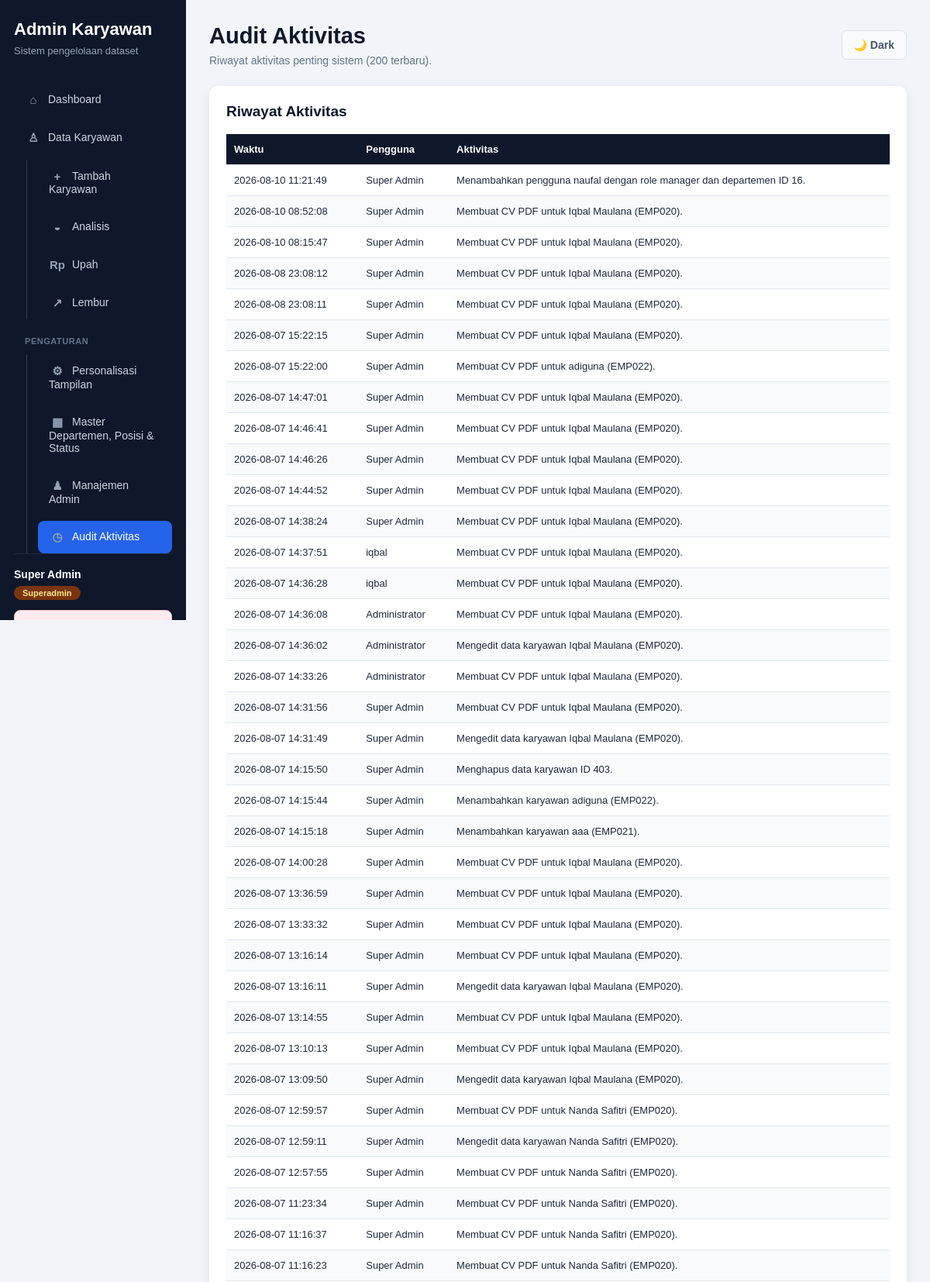
/Dashboard/audit-aktivitas.php (signed in, upper part), run on the app's committed database.
### tables this page shows
CREATE TABLE `audit_aktivitas` (
  `id` bigint unsigned NOT NULL AUTO_INCREMENT,
  `user_id` int DEFAULT NULL,
  `aktivitas` varchar(255) NOT NULL,
  `dibuat_pada` timestamp NULL DEFAULT CURRENT_TIMESTAMP,
  PRIMARY KEY (`id`)
);

CREATE TABLE `users` (
  `id` int NOT NULL AUTO_INCREMENT,
  `username` varchar(50) NOT NULL,
  `password` varchar(255) NOT NULL,
  `nama` varchar(150) NOT NULL,
  `role` enum('superadmin','admin','pic','koordinator','manager','viewer') NOT NULL DEFAULT 'viewer',
  `department_id` int unsigned DEFAULT NULL,
  `is_active` tinyint(1) NOT NULL DEFAULT '1',
  `created_at` timestamp NOT NULL DEFAULT CURRENT_TIMESTAMP,
  PRIMARY KEY (`id`),
  UNIQUE KEY `username` (`username`),
  KEY `fk_users_department` (`department_id`),
  CONSTRAINT `fk_users_department` FOREIGN KEY (`department_id`) REFERENCES `master_departemen` (`id`) ON DELETE RESTRICT
);

### Dashboard/fungsi/auth.php (called while the page is built, shortened)
<?php
function sudahLogin(): bool
{
    return isset($_SESSION['user']['id'])
        && in_array(
            (string) ($_SESSION['user']['role'] ?? ''),
            ['admin', 'superadmin', 'pic', 'koordinator', 'manager'],
            true
        );
}
function namaPengguna(): string
{
    return (string) ($_SESSION['user']['nama'] ?? '');
}
function rolePengguna(): string
{
    return (string) ($_SESSION['user']['role'] ?? '');
}
function punyaRole(string ...$roles): bool
{
    return sudahLogin() && in_array(rolePengguna(), $roles, true);
}

### Dashboard/audit-aktivitas.php (the view, shortened to what this page needs)
<?php
require __DIR__ . "/koneksi.php";
require_once __DIR__ . "/fungsi/auth.php";
$hasil = mysqli_query(
    $conn,
    "SELECT a.*, u.nama, u.username
     FROM audit_aktivitas a
     LEFT JOIN users u ON u.id = a.user_id
     ORDER BY a.id DESC
     LIMIT 200"
);
$judulHalaman = "Audit Aktivitas";
$subjudulHalaman = "Riwayat aktivitas penting sistem (200 terbaru).";
$halamanAktif = "audit";
require __DIR__ . "/partials/atas.php";
?>
    <section class="data-card">
        <div class="data-card-header">
            <h2>Riwayat Aktivitas</h2>
        </div>
        <div class="table-wrapper">
            <table style="min-width:700px">
                <thead>
                    <tr>
                        <th>Waktu</th>
                        <th>Pengguna</th>
                        <th>Aktivitas</th>
                    </tr>
                </thead>
                <tbody>
                    <?php if ($hasil && mysqli_num_rows($hasil) > 0): ?>
                        <?php while ($baris = mysqli_fetch_assoc($hasil)): ?>
                            <tr>
                                <td><?= htmlspecialchars((string) $baris["dibuat_pada"]); ?></td>
                                <td><?= htmlspecialchars($baris["nama"] ?: ($baris["username"] ?: "-")); ?></td>
                                <td><?= htmlspecialchars($baris["aktivitas"]); ?></td>
                            </tr>
                        <?php endwhile; ?>
                    <?php else: ?>
                        <tr>
                            <td colspan="3" class="empty-data">Belum ada aktivitas tercatat.</td>
                        </tr>
                    <?php endif; ?>
                </tbody>
            </table>
        </div>
    </section>
<?php
require __DIR__ . "/partials/bawah.php";

### Dashboard/partials/atas.php (shortened to what this page needs)
<?php
$urlAppTanpaSlash = rtrim(URL_DASAR, "/");
$urlRootProyek = $urlAppTanpaSlash === "" ? "" : dirname($urlAppTanpaSlash);
$urlRootProyek = ($urlRootProyek === "/" || $urlRootProyek === "\\") ? "" : $urlRootProyek;
$urlStyle = $urlRootProyek . "/style/";
$halamanAktif = $halamanAktif ?? "dashboard";
$judulHalaman = $judulHalaman ?? "Dashboard Admin";
$subjudulHalaman = $subjudulHalaman ?? "";
$cssPerHalaman = [
    "dashboard" => "admin-dashboard.css",
    "analisis" => "admin-dashboard.css",
    "karyawan" => "admin-karyawan.css",
    "tambah" => "admin-form.css",
    "import" => "admin-form.css",
    "edit" => "admin-form.css",
    "profil-karyawan" => "admin-profile.css",
    "master-data" => "admin-settings.css",
    "pengguna" => "admin-settings.css",
    "audit" => "admin-settings.css",
    "pengaturan-publik" => "admin-settings.css",
];
$cssHalamanAktif = $cssPerHalaman[$halamanAktif] ?? "";
$kelasHalaman = preg_replace("/[^a-z0-9-]/i", "-", $halamanAktif);
?>
<!DOCTYPE html>
<html lang="id">
<head>
    <link rel="stylesheet" href="<?= htmlspecialchars($urlStyle); ?>admin.css?v=20260806-masterui">
    <?php if ($cssHalamanAktif !== ""): ?>
        <link rel="stylesheet" href="<?= htmlspecialchars($urlStyle . $cssHalamanAktif); ?>?v=20260807-pagecss2">
    <?php endif; ?>
</head>
<body class="<?= htmlspecialchars($kelasHalaman); ?>-page">
<aside class="sidebar" id="sidebar">
    <div class="sidebar-brand">
        <h2>Admin Karyawan</h2>
        <p>
            Sistem pengelolaan dataset
        </p>
    </div>
    <nav class="sidebar-menu">
        <a
            href="<?= htmlspecialchars(URL_DASAR); ?>index.php"
            class="<?= $halamanAktif === "dashboard" ? "active" : ""; ?>"
        >
            <span class="sidebar-icon" aria-hidden="true">⌂</span>Dashboard
        </a>
        <a
            href="<?= htmlspecialchars(URL_DASAR); ?>karyawan.php"
            class="<?= in_array($halamanAktif, ["karyawan", "analisis", "upah", "lembur", "periode-gaji"], true) ? "active" : ""; ?>"
        >
            <span class="sidebar-icon" aria-hidden="true">♙</span>Data Karyawan
        </a>
        <div class="sidebar-tree-children">
            <?php if (function_exists("punyaRole") && punyaRole("admin", "superadmin")): ?>
                <a
                    href="<?= htmlspecialchars(URL_DASAR); ?>fungsi/tambah.php"
                    class="<?= $halamanAktif === "tambah" ? "active" : ""; ?>"
                >
                    <span class="sidebar-icon" aria-hidden="true">+</span>Tambah Karyawan
                </a>
            <?php endif; ?>
            <a
                href="<?= htmlspecialchars(URL_DASAR); ?>analisis.php"
                class="<?= $halamanAktif === "analisis" ? "active" : ""; ?>"
            >
                <span class="sidebar-icon" aria-hidden="true">◒</span>Analisis
            </a>
            <a
                href="<?= htmlspecialchars(URL_DASAR); ?>upah.php"
                class="<?= $halamanAktif === "upah" ? "active" : ""; ?>"
            >
                <span class="sidebar-icon" aria-hidden="true">Rp</span>Upah
            </a>
            <a
                href="<?= htmlspecialchars(URL_DASAR); ?>lembur.php"
                class="<?= $halamanAktif === "lembur" ? "active" : ""; ?>"
            >
                <span class="sidebar-icon" aria-hidden="true">↗</span>Lembur
            </a>
        </div>
        <?php if (function_exists("punyaRole") && punyaRole("superadmin")): ?>
            <div class="sidebar-group-title">Pengaturan</div>
            <div class="sidebar-tree-children">
                <a
                    href="<?= htmlspecialchars(URL_DASAR); ?>pengaturan-publik.php"
                    class="<?= $halamanAktif === "pengaturan-publik" ? "active" : ""; ?>"
                >
                    <span class="sidebar-icon" aria-hidden="true">⚙</span>Personalisasi Tampilan
                </a>
                <?php if (punyaRole("superadmin")): ?>
                    <a href="<?= htmlspecialchars(URL_DASAR); ?>master-data.php" class="<?= $halamanAktif === "master-data" ? "active" : ""; ?>"><span class="sidebar-icon" aria-hidden="true">▦</span>Master Departemen, Posisi &amp; Status</a>
                <?php endif; ?>
                <a
                    href="<?= htmlspecialchars(URL_DASAR); ?>pengguna.php"
                    class="<?= $halamanAktif === "pengguna" ? "active" : ""; ?>"
                    >
                    <span class="sidebar-icon" aria-hidden="true">♟</span>Manajemen Admin
                </a>
                <a
                    href="<?= htmlspecialchars(URL_DASAR); ?>audit-aktivitas.php"
                    class="<?= $halamanAktif === "audit" ? "active" : ""; ?>"
                    >
                    <span class="sidebar-icon" aria-hidden="true">◷</span>Audit Aktivitas
                </a>
            </div>
        <?php endif; ?>
    </nav>
    <?php if (function_exists("sudahLogin") && sudahLogin()): ?>
        <div class="sidebar-user">
            <div class="sidebar-user-meta">
                <span class="sidebar-user-name">
                    <?= htmlspecialchars(namaPengguna()); ?>
                </span>
                <span class="role-badge role-<?= htmlspecialchars(rolePengguna()); ?>">
                    <?= htmlspecialchars(ucfirst(rolePengguna())); ?>
                </span>
            </div>
            <a href="<?= htmlspecialchars(URL_DASAR); ?>logout.php" class="btn-logout">
            </a>
        </div>
    <?php endif; ?>
</aside>
<main class="main-content">
    <div class="topbar">
        <div class="topbar-title">
            <h1><?= htmlspecialchars($judulHalaman); ?></h1>
            <p>
                <?= htmlspecialchars($subjudulHalaman); ?>
            </p>
        </div>
        <button type="button" class="btn btn-secondary theme-toggle" onclick="toggleTheme()" aria-label="Ganti tema">🌙 Dark</button>
    </div>

### Dashboard/partials/bawah.php (shortened to what this page needs)
</main>
</body>
</html>

### style/admin-settings.css (style rules this page uses)
.master-data-page .chart-card, .master-data-page .form-card, .master-data-page .data-card, .pengguna-page .chart-card, .pengguna-page .form-card, .pengguna-page .data-card, .audit-page .chart-card, .audit-page .form-card, .audit-page .data-card, .pengaturan-publik-page .chart-card, .pengaturan-publik-page .form-card, .pengaturan-publik-page .data-card { width: 100%; }

### data on the page
audit_aktivitas: dibuat_pada "2026-08-10 11:21:49", user.nama "Super Admin", aktivitas "Menambahkan pengguna naufal dengan role manager dan departemen ID 16."
audit_aktivitas: dibuat_pada "2026-08-10 08:52:08", user.nama "Super Admin", aktivitas "Membuat CV PDF untuk Iqbal Maulana (EMP020)."
audit_aktivitas: dibuat_pada "2026-08-10 08:15:47", user.nama "Super Admin", aktivitas "Membuat CV PDF untuk Iqbal Maulana (EMP020)."
audit_aktivitas: dibuat_pada "2026-08-08 23:08:12", user.nama "Super Admin", aktivitas "Membuat CV PDF untuk Iqbal Maulana (EMP020)."
audit_aktivitas: dibuat_pada "2026-08-08 23:08:11", user.nama "Super Admin", aktivitas "Membuat CV PDF untuk Iqbal Maulana (EMP020)."
audit_aktivitas: dibuat_pada "2026-08-07 15:22:15", user.nama "Super Admin", aktivitas "Membuat CV PDF untuk Iqbal Maulana (EMP020)."
audit_aktivitas: dibuat_pada "2026-08-07 15:22:00", user.nama "Super Admin", aktivitas "Membuat CV PDF untuk adiguna (EMP022)."
audit_aktivitas: dibuat_pada "2026-08-07 14:47:01", user.nama "Super Admin", aktivitas "Membuat CV PDF untuk Iqbal Maulana (EMP020)."
audit_aktivitas: dibuat_pada "2026-08-07 14:46:41", user.nama "Super Admin", aktivitas "Membuat CV PDF untuk Iqbal Maulana (EMP020)."
audit_aktivitas: dibuat_pada "2026-08-07 14:46:26", user.nama "Super Admin", aktivitas "Membuat CV PDF untuk Iqbal Maulana (EMP020)."
audit_aktivitas: dibuat_pada "2026-08-07 14:44:52", user.nama "Super Admin", aktivitas "Membuat CV PDF untuk Iqbal Maulana (EMP020)."
audit_aktivitas: dibuat_pada "2026-08-07 14:38:24", user.nama "Super Admin", aktivitas "Membuat CV PDF untuk Iqbal Maulana (EMP020)."
audit_aktivitas: dibuat_pada "2026-08-07 14:37:51", user.nama "iqbal", aktivitas "Membuat CV PDF untuk Iqbal Maulana (EMP020)."
audit_aktivitas: dibuat_pada "2026-08-07 14:36:28", user.nama "iqbal", aktivitas "Membuat CV PDF untuk Iqbal Maulana (EMP020)."
audit_aktivitas: dibuat_pada "2026-08-07 14:36:08", user.nama "Administrator", aktivitas "Membuat CV PDF untuk Iqbal Maulana (EMP020)."
audit_aktivitas: dibuat_pada "2026-08-07 14:36:02", user.nama "Administrator", aktivitas "Mengedit data karyawan Iqbal Maulana (EMP020)."
audit_aktivitas: dibuat_pada "2026-08-07 14:33:26", user.nama "Administrator", aktivitas "Membuat CV PDF untuk Iqbal Maulana (EMP020)."
audit_aktivitas: dibuat_pada "2026-08-07 14:31:56", user.nama "Super Admin", aktivitas "Membuat CV PDF untuk Iqbal Maulana (EMP020)."
audit_aktivitas: dibuat_pada "2026-08-07 14:31:49", user.nama "Super Admin", aktivitas "Mengedit data karyawan Iqbal Maulana (EMP020)."
audit_aktivitas: dibuat_pada "2026-08-07 14:15:50", user.nama "Super Admin", aktivitas "Menghapus data karyawan ID 403."
audit_aktivitas: dibuat_pada "2026-08-07 14:15:44", user.nama "Super Admin", aktivitas "Menambahkan karyawan adiguna (EMP022)."
audit_aktivitas: dibuat_pada "2026-08-07 14:15:18", user.nama "Super Admin", aktivitas "Menambahkan karyawan aaa (EMP021)."
audit_aktivitas: dibuat_pada "2026-08-07 14:00:28", user.nama "Super Admin", aktivitas "Membuat CV PDF untuk Iqbal Maulana (EMP020)."
audit_aktivitas: dibuat_pada "2026-08-07 13:36:59", user.nama "Super Admin", aktivitas "Membuat CV PDF untuk Iqbal Maulana (EMP020)."
audit_aktivitas: dibuat_pada "2026-08-07 13:33:32", user.nama "Super Admin", aktivitas "Membuat CV PDF untuk Iqbal Maulana (EMP020)."
audit_aktivitas: dibuat_pada "2026-08-07 13:16:14", user.nama "Super Admin", aktivitas "Membuat CV PDF untuk Iqbal Maulana (EMP020)."
audit_aktivitas: dibuat_pada "2026-08-07 13:16:11", user.nama "Super Admin", aktivitas "Mengedit data karyawan Iqbal Maulana (EMP020)."
audit_aktivitas: dibuat_pada "2026-08-07 13:14:55", user.nama "Super Admin", aktivitas "Membuat CV PDF untuk Iqbal Maulana (EMP020)."
audit_aktivitas: dibuat_pada "2026-08-07 13:10:13", user.nama "Super Admin", aktivitas "Membuat CV PDF untuk Iqbal Maulana (EMP020)."
audit_aktivitas: dibuat_pada "2026-08-07 13:09:50", user.nama "Super Admin", aktivitas "Mengedit data karyawan Iqbal Maulana (EMP020)."
audit_aktivitas: dibuat_pada "2026-08-07 12:59:57", user.nama "Super Admin", aktivitas "Membuat CV PDF untuk Nanda Safitri (EMP020)."
audit_aktivitas: dibuat_pada "2026-08-07 12:59:11", user.nama "Super Admin", aktivitas "Mengedit data karyawan Nanda Safitri (EMP020)."
audit_aktivitas: dibuat_pada "2026-08-07 12:57:55", user.nama "Super Admin", aktivitas "Membuat CV PDF untuk Nanda Safitri (EMP020)."
audit_aktivitas: dibuat_pada "2026-08-07 11:23:34", user.nama "Super Admin", aktivitas "Membuat CV PDF untuk Nanda Safitri (EMP020)."
audit_aktivitas: dibuat_pada "2026-08-07 11:16:37", user.nama "Super Admin", aktivitas "Membuat CV PDF untuk Nanda Safitri (EMP020)."
audit_aktivitas: dibuat_pada "2026-08-07 11:16:23", user.nama "Super Admin", aktivitas "Membuat CV PDF untuk Nanda Safitri (EMP020)."

### other printed values
namaPengguna() "Super Admin"
rolePengguna() "Superadmin"
$judulHalaman "Audit Aktivitas"
$subjudulHalaman "Riwayat aktivitas penting sistem (200 terbaru)."
